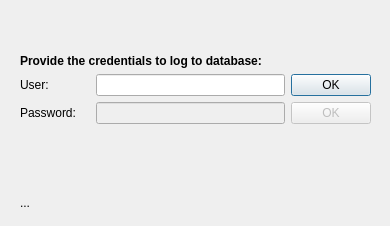
<?xml version="1.0" encoding="UTF-8"?>
<ui version="4.0">
 <class>Dialog</class>
 <widget class="QDialog" name="Dialog">
  <property name="geometry">
   <rect>
    <x>0</x>
    <y>0</y>
    <width>390</width>
    <height>226</height>
   </rect>
  </property>
  <property name="windowTitle">
   <string>Dialog</string>
  </property>
  <widget class="QWidget" name="verticalLayoutWidget">
   <property name="geometry">
    <rect>
     <x>20</x>
     <y>20</y>
     <width>351</width>
     <height>190</height>
    </rect>
   </property>
   <layout class="QVBoxLayout" name="verticalLayout">
    <item>
     <widget class="QLabel" name="label">
      <property name="minimumSize">
       <size>
        <width>0</width>
        <height>40</height>
       </size>
      </property>
      <property name="sizeIncrement">
       <size>
        <width>0</width>
        <height>20</height>
       </size>
      </property>
      <property name="font">
       <font>
        <weight>75</weight>
        <bold>true</bold>
       </font>
      </property>
      <property name="text">
       <string>Provide the credentials to log to database:</string>
      </property>
      <property name="alignment">
       <set>Qt::AlignBottom|Qt::AlignLeading|Qt::AlignLeft</set>
      </property>
     </widget>
    </item>
    <item>
     <layout class="QHBoxLayout" name="horizontalLayout_3">
      <item>
       <widget class="QLabel" name="label_3">
        <property name="minimumSize">
         <size>
          <width>70</width>
          <height>0</height>
         </size>
        </property>
        <property name="text">
         <string>User:</string>
        </property>
       </widget>
      </item>
      <item>
       <widget class="QLineEdit" name="lineEdit_User"/>
      </item>
      <item>
       <widget class="QPushButton" name="pushButton_User">
        <property name="text">
         <string>OK</string>
        </property>
       </widget>
      </item>
     </layout>
    </item>
    <item>
     <layout class="QHBoxLayout" name="horizontalLayout_2">
      <item>
       <widget class="QLabel" name="label_2">
        <property name="minimumSize">
         <size>
          <width>70</width>
          <height>0</height>
         </size>
        </property>
        <property name="text">
         <string>Password:</string>
        </property>
       </widget>
      </item>
      <item>
       <widget class="QLineEdit" name="lineEdit_Pass">
        <property name="enabled">
         <bool>false</bool>
        </property>
        <property name="inputMethodHints">
         <set>Qt::ImhHiddenText|Qt::ImhNoAutoUppercase|Qt::ImhNoPredictiveText|Qt::ImhSensitiveData</set>
        </property>
        <property name="echoMode">
         <enum>QLineEdit::Password</enum>
        </property>
       </widget>
      </item>
      <item>
       <widget class="QPushButton" name="pushButton_Pass">
        <property name="enabled">
         <bool>false</bool>
        </property>
        <property name="text">
         <string>OK</string>
        </property>
       </widget>
      </item>
     </layout>
    </item>
    <item>
     <widget class="QLabel" name="TextLabel">
      <property name="minimumSize">
       <size>
        <width>0</width>
        <height>80</height>
       </size>
      </property>
      <property name="text">
       <string>...</string>
      </property>
      <property name="alignment">
       <set>Qt::AlignBottom|Qt::AlignLeading|Qt::AlignLeft</set>
      </property>
     </widget>
    </item>
   </layout>
  </widget>
 </widget>
 <resources/>
 <connections/>
</ui>
